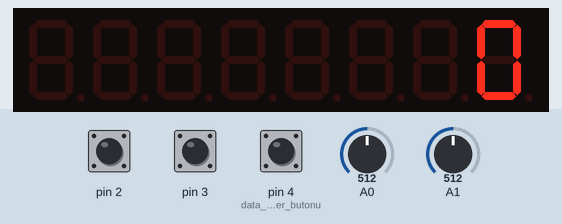
The sketch below on a simulated Arduino Uno, built with avr-gcc and run on an emulated ATmega328P. Parts: 8-digit seven-segment display. Inputs (shaded band) come from the test bench; at power-on: pin 2 HIGH, A0 = 512, A1 = 512, pin 3 HIGH, pin 4 (data_gönder_butonu) HIGH. EEPROM starts erased.

Above: at 2.2 s.
2.3 s: pin 2 pulled LOW for 0.6 s
At 4.3 s:
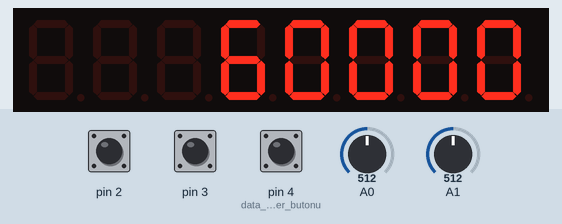
4.7 s: A0 set to 716
At 5.3 s:
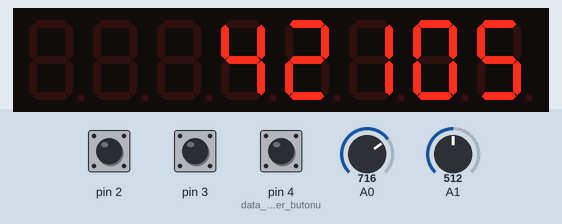
6.3 s: A1 set to 716
At 7.5 s:
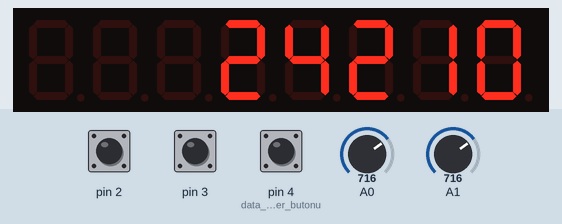
7.8 s: pin 3 pulled LOW for 0.6 s
At 9.4 s:
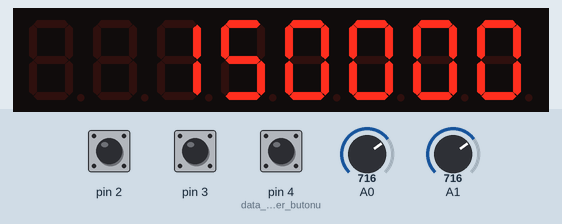
12.5 s: A0 set to 900
At 13.7 s:
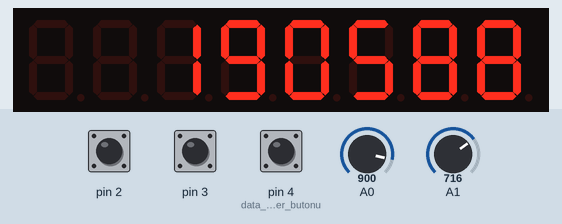
Timing chart, 0 to 15.2 s (numbered marks = the images above; inputs shaded):
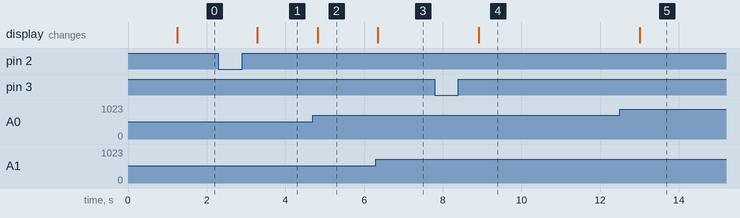

The sketch:

yanal_yuk_cap_olcumu_cift.ino
```cpp
/*
yazan: Remzi ŞAHİNOĞLU
tarih: 07.09.2016
board: Arduino UNO

bu program digital 2.pine bağlı olan butona basıldığında
analog pine bağlı loadcell değerlerini okuyup serialdan yazar

*/

#include <EEPROM.h>
#include "LedControl.h"
LedControl lc = LedControl(10,12,11,1);                                   // Arduino Pins: (DIN:10, CLK:12, LOAD/CS:11, no.of devices is 1)

char ekran[8] = {};                                                       // max7219 modulunde 8 adet dipslay olduğu için
unsigned int index = 0;                                                   // max7219u ayarlamak için kullanıldı
unsigned long diameter = 0;                                               // diameter

long max_coz_sag = 0;                                                     // 2 byte olduğu için farklı bir komut kullanımlalı
long min_coz_sag = 0;                                                     // sağ lineer cetvel için

long max_coz_sol = 0;                                                     // 2 byte olduğu için farklı bir komut kullanımlalı
long min_coz_sol = 0;                                                     // sağ lineer cetvel için

unsigned long sol_deger = 0;
unsigned long sag_deger = 0;

float max_cap = 75000.0;                                                  // max tek taraf çap değeri 150/2
float min_cap = 30000.0;                                                  // main tek taraf çap değeri 60/2

//--------------------------- EEPROM WRİTE -------------------------------//
void ee_write_long(unsigned int addr , signed long *longptr)
{
unsigned char edata;
unsigned char I;
    for(I=0;I<4;I++){
      edata = *((unsigned char *)longptr+I);
      EEPROM.write(addr+I,edata);
   }
}

//---------------------------- EEPROM READ -------------------------------//
void ee_read_long(unsigned int addr , signed long *longptr)
{
unsigned char edata;
unsigned char I;
   for(I=0;I<4;I++){
      edata=EEPROM.read(I+addr);
        *((unsigned char *)longptr+I) = edata;
   }
}

//--------------------------- EKRANDA GÖSTER -----------------------------//
void display_set()
{
  index = 0;
  for (int i = 0; i < String(diameter).length(); i++)
  {
    char inChar = (char)String(diameter)[i];                              // tek bir byte oku
    switch(index)
    {
      case 0:                 // 1.karakter okunduğunda
        ekran[7] = ' ';       // değer yoksa display boş gözüksün
        ekran[6] = ' ';       // değer yoksa display boş gözüksün
        ekran[5] = ' ';       // değer yoksa display boş gözüksün
        ekran[4] = ' ';       // değer yoksa display boş gözüksün
        ekran[3] = ' ';       // değer yoksa display boş gözüksün
        ekran[2] = ' ';       // değer yoksa display boş gözüksün
        ekran[1] = ' ';       // değer yoksa display boş gözüksün
        ekran[0] = inChar;
        break;

      case 1:                 // 2.karakter okunduğunda
        ekran[7] = ' ';       // değer yoksa display boş gözüksün
        ekran[6] = ' ';       // değer yoksa display boş gözüksün
        ekran[5] = ' ';       // değer yoksa display boş gözüksün
        ekran[4] = ' ';       // değer yoksa display boş gözüksün
        ekran[3] = ' ';       // değer yoksa display boş gözüksün
        ekran[2] = ' ';       // değer yoksa display boş gözüksün
        ekran[1] = ekran[0];  // 1.okunan katakteri 2.displaye kaydır
        ekran[0] = inChar;
        break;

      case 2:                 // 3.karakter okunduğunda
        ekran[7] = ' ';       // değer yoksa display boş gözüksün
        ekran[6] = ' ';       // değer yoksa display boş gözüksün
        ekran[5] = ' ';       // değer yoksa display boş gözüksün
        ekran[4] = ' ';       // değer yoksa display boş gözüksün
        ekran[3] = ' ';       // değer yoksa display boş gözüksün
        ekran[2] = ekran[1];  // 1.okunan katakteri 3.displaye kaydır
        ekran[1] = ekran[0];  // 2.okunan katakteri 2.displaye kaydır
        ekran[0] = inChar;
        break;

      case 3:                 // 4.karakter okunduğunda
        ekran[7] = ' ';       // değer yoksa display boş gözüksün
        ekran[6] = ' ';       // değer yoksa display boş gözüksün
        ekran[5] = ' ';       // değer yoksa display boş gözüksün
        ekran[4] = ' ';       // değer yoksa display boş gözüksün
        ekran[3] = ekran[2];  // 1.okunan katakteri 4.displaye kaydır
        ekran[2] = ekran[1];  // 2.okunan katakteri 3.displaye kaydır
        ekran[1] = ekran[0];  // 3.okunan katakteri 2.displaye kaydır
        ekran[0] = inChar;
        break;

      case 4:                 // 5.karakter okunduğunda
        ekran[7] = ' ';       // değer yoksa display boş gözüksün
        ekran[6] = ' ';       // değer yoksa display boş gözüksün
        ekran[5] = ' ';       // değer yoksa display boş gözüksün
        ekran[4] = ekran[3];  // 1.okunan katakteri 4.displaye kaydır
        ekran[3] = ekran[2];  // 2.okunan katakteri 3.displaye kaydır
        ekran[2] = ekran[1];  // 3.okunan katakteri 2.displaye kaydır
        ekran[1] = ekran[0];  // 4.okunan katakteri 1.displaye kaydır
        ekran[0] = inChar;
        break;

      case 5:                 // 6.karakter okunduğunda
        ekran[7] = ' ';       // değer yoksa display boş gözüksün
        ekran[6] = ' ';       // değer yoksa display boş gözüksün
        ekran[5] = ekran[4];  // 1.okunan katakteri 5.displaye kaydır
        ekran[4] = ekran[3];  // 2.okunan katakteri 4.displaye kaydır
        ekran[3] = ekran[2];  // 3.okunan katakteri 3.displaye kaydır
        ekran[2] = ekran[1];  // 4.okunan katakteri 2.displaye kaydır
        ekran[1] = ekran[0];  // 5.okunan katakteri 1.displaye kaydır
        ekran[0] = inChar;
        break;

      case 6:                 // 7.karakter okunduğunda
        ekran[7] = ' ';       // değer yoksa display boş gözüksün
        ekran[6] = ekran[5];  // 1.okunan katakteri 6.displaye kaydır
        ekran[5] = ekran[4];  // 2.okunan katakteri 5.displaye kaydır
        ekran[4] = ekran[3];  // 3.okunan katakteri 4.displaye kaydır
        ekran[3] = ekran[2];  // 4.okunan katakteri 3.displaye kaydır
        ekran[2] = ekran[1];  // 5.okunan katakteri 2.displaye kaydır
        ekran[1] = ekran[0];  // 6.okunan katakteri 1.displaye kaydır
        ekran[0] = inChar;
        break;

      case 7:                 // 8.karakter okunduğunda
        ekran[7] = ekran[6];  // 1.okunan katakteri 7.displaye kaydır
        ekran[6] = ekran[5];  // 2.okunan katakteri 6.displaye kaydır
        ekran[5] = ekran[4];  // 3.okunan katakteri 5.displaye kaydır
        ekran[4] = ekran[3];  // 4.okunan katakteri 4.displaye kaydır
        ekran[3] = ekran[2];  // 5.okunan katakteri 3.displaye kaydır
        ekran[2] = ekran[1];  // 6.okunan katakteri 2.displaye kaydır
        ekran[1] = ekran[0];  // 7.okunan katakteri 1.displaye kaydır
        ekran[0] = inChar;
        break;
    }
    index++;
  }

  for (int i = 0; i < String(diameter).length(); i++)                     // çevrim uzunluğu kadar döngü yap, çünkü o kadar display yansın
  {
    lc.setDigit(0,i,(String(ekran[i])).toInt(),false);                    // (grup no, digit no, data, point) eğer true ise point yanar
  }
}

//********************** BAŞLANGIÇ AYARLARI ******************************//
void setup()
{
  Serial.begin(19200);
  delay(1000);

  lc.shutdown(0,false);                                                   // Enable display
  lc.setIntensity(0,3);                                                   // Set brightness level (0 is min, 15 is max)
  lc.clearDisplay(0);                                                     // Clear display register

  pinMode(2, INPUT_PULLUP);                                               // min_coz değerini ayarla, yukardaki buton
  pinMode(3, INPUT_PULLUP);                                               // max_coz değerini ayarla, aşağıdaki buton
  pinMode(4, INPUT_PULLUP);                                               // data gönder butonu

  ee_read_long(0x00, &min_coz_sol);                                       // sağ lineer cetveli oku
  ee_read_long(0x04, &max_coz_sol);

  ee_read_long(0x10, &min_coz_sag);                                       // sağ lineer cetveli oku
  ee_read_long(0x14, &max_coz_sag);
}

//************************** ANA PROGRAM *********************************//
void loop()
{
  delay(250);
  lc.clearDisplay(0);

  sol_deger = max_cap - ((max_cap - min_cap) * (max_coz_sol - analogRead(0)) / (max_coz_sol - min_coz_sol));
  sag_deger = max_cap - ((max_cap - min_cap) * (max_coz_sag - analogRead(1)) / (max_coz_sag - min_coz_sag));

  diameter = sol_deger + sag_deger;

  display_set();                                                          // max7219 modulunu ayarla

  if(digitalRead(4) == 0)                                                 // min değer kalibrasyon butonu
  {
    Serial.print(sol_deger);                                              // PCye sol lineer cetvelin datasını gönder
    Serial.write(9);                                                      // TAB karakterini gönder, excele kopyalanınca kolaylık olsun diye
    Serial.println(sag_deger);                                            // PCye sag lineer cetvelin datasını gönder
  }
  else
  {
    delay(250);
    display_set();                                                        // max7219 modulunu ayarla
  }

  if(digitalRead(2) == 0)                                                 // min değer kalibrasyon butonu
  {
    delay(500);
    min_coz_sol = analogRead(0);
    min_coz_sag = analogRead(1);
    ee_write_long(0x00, &min_coz_sol);                                    // değeri eproma yaz
    ee_write_long(0x10, &min_coz_sag);
  }

  if(digitalRead(3) == 0)                                                 // max değer kalibrasyon butonu
  {
    delay(500);
    max_coz_sol = analogRead(0);
    max_coz_sag = analogRead(1);
    ee_write_long(0x04, &max_coz_sol);                                    // değeri eproma yaz
    ee_write_long(0x14, &max_coz_sag);                                    // değeri eproma yaz
  }


}

// max kalibrasyon olayını tekrardan bi incele test et kumpas ile
```

Measured:
- after the input at 2.3 s, the display: changes after 0.99 s (image 1)
- after the input at 4.7 s, the display: changes after 0.12 s (image 2)
- after the input at 6.3 s, the display: changes after 0.05 s (image 3)
- after the input at 7.8 s, the display: changes after 1.1 s (image 4)
- after the input at 12.5 s, the display: changes after 0.51 s (image 5)
